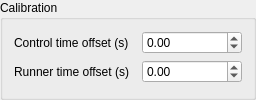
         <widget class="QGroupBox" name="groupBox_7">
          <property name="title">
           <string>Calibration</string>
          </property>
          <layout class="QFormLayout" name="formLayout_2">
           <property name="fieldGrowthPolicy">
            <enum>QFormLayout::AllNonFixedFieldsGrow</enum>
           </property>
           <property name="formAlignment">
            <set>Qt::AlignLeading|Qt::AlignLeft|Qt::AlignTop</set>
           </property>
           <property name="horizontalSpacing">
            <number>12</number>
           </property>
           <item row="0" column="0">
            <widget class="QLabel" name="label_32">
             <property name="sizePolicy">
              <sizepolicy hsizetype="Preferred" vsizetype="Preferred">
               <horstretch>0</horstretch>
               <verstretch>0</verstretch>
              </sizepolicy>
             </property>
             <property name="minimumSize">
              <size>
               <width>0</width>
               <height>0</height>
              </size>
             </property>
             <property name="maximumSize">
              <size>
               <width>16777215</width>
               <height>16777215</height>
              </size>
             </property>
             <property name="text">
              <string>Control time offset (s)</string>
             </property>
            </widget>
           </item>
           <item row="0" column="1">
            <widget class="QDoubleSpinBox" name="doubleSpinBoxRouteControlTimeOffset">
             <property name="sizePolicy">
              <sizepolicy hsizetype="Preferred" vsizetype="Fixed">
               <horstretch>0</horstretch>
               <verstretch>0</verstretch>
              </sizepolicy>
             </property>
             <property name="minimumSize">
              <size>
               <width>100</width>
               <height>0</height>
              </size>
             </property>
             <property name="maximumSize">
              <size>
               <width>100</width>
               <height>16777215</height>
              </size>
             </property>
             <property name="toolTip">
              <string>Adjust control positions on the route</string>
             </property>
             <property name="minimum">
              <double>-99999.000000000000000</double>
             </property>
             <property name="maximum">
              <double>99999.000000000000000</double>
             </property>
             <property name="singleStep">
              <double>1.000000000000000</double>
             </property>
             <property name="value">
              <double>0.000000000000000</double>
             </property>
            </widget>
           </item>
           <item row="1" column="0">
            <widget class="QLabel" name="label_42">
             <property name="sizePolicy">
              <sizepolicy hsizetype="Preferred" vsizetype="Preferred">
               <horstretch>0</horstretch>
               <verstretch>0</verstretch>
              </sizepolicy>
             </property>
             <property name="minimumSize">
              <size>
               <width>0</width>
               <height>0</height>
              </size>
             </property>
             <property name="maximumSize">
              <size>
               <width>16777215</width>
               <height>16777215</height>
              </size>
             </property>
             <property name="text">
              <string>Runner time offset (s)</string>
             </property>
            </widget>
           </item>
           <item row="1" column="1">
            <widget class="QDoubleSpinBox" name="doubleSpinBoxRouteRunnerTimeOffset">
             <property name="sizePolicy">
              <sizepolicy hsizetype="Preferred" vsizetype="Fixed">
               <horstretch>0</horstretch>
               <verstretch>0</verstretch>
              </sizepolicy>
             </property>
             <property name="minimumSize">
              <size>
               <width>100</width>
               <height>0</height>
              </size>
             </property>
             <property name="maximumSize">
              <size>
               <width>100</width>
               <height>16777215</height>
              </size>
             </property>
             <property name="toolTip">
              <string>Adjust runner position on the route</string>
             </property>
             <property name="minimum">
              <double>-99999.000000000000000</double>
             </property>
             <property name="maximum">
              <double>99999.000000000000000</double>
             </property>
             <property name="singleStep">
              <double>1.000000000000000</double>
             </property>
             <property name="value">
              <double>0.000000000000000</double>
             </property>
            </widget>
           </item>
          </layout>
         </widget>
